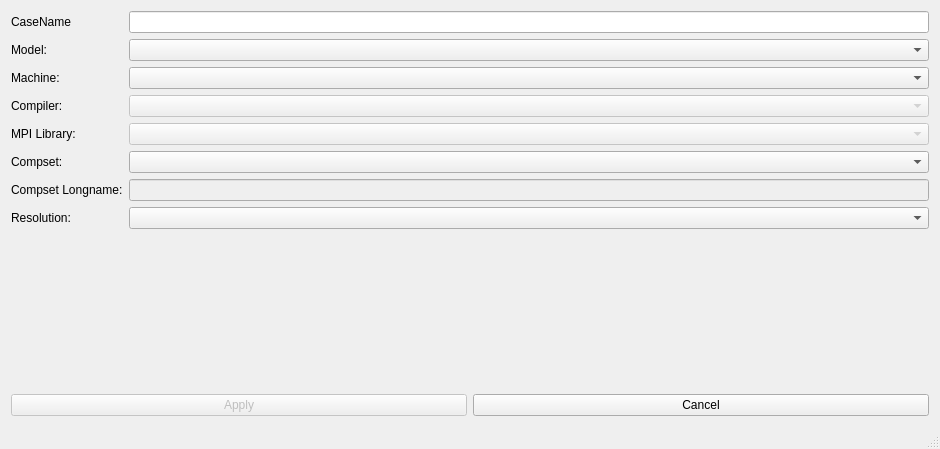
<?xml version="1.0" encoding="UTF-8"?>
<ui version="4.0">
 <class>CreateNewcase</class>
 <widget class="QMainWindow" name="CreateNewcase">
  <property name="geometry">
   <rect>
    <x>0</x>
    <y>0</y>
    <width>800</width>
    <height>449</height>
   </rect>
  </property>
  <property name="windowTitle">
   <string>CESM Case Control GUI</string>
  </property>
  <widget class="QWidget" name="centralWidget">
   <layout class="QGridLayout" name="gridLayout">
    <item row="0" column="0">
     <layout class="QFormLayout" name="formLayout">
      <property name="labelAlignment">
       <set>Qt::AlignLeading|Qt::AlignLeft|Qt::AlignVCenter</set>
      </property>
      <property name="formAlignment">
       <set>Qt::AlignLeading|Qt::AlignLeft|Qt::AlignTop</set>
      </property>
      <item row="0" column="0">
       <widget class="QLabel" name="label_8">
        <property name="text">
         <string>CaseName</string>
        </property>
       </widget>
      </item>
      <item row="0" column="1">
       <widget class="QLineEdit" name="CaseNameInput"/>
      </item>
      <item row="1" column="0">
       <widget class="QLabel" name="label_7">
        <property name="autoFillBackground">
         <bool>false</bool>
        </property>
        <property name="text">
         <string>Model:</string>
        </property>
       </widget>
      </item>
      <item row="1" column="1">
       <widget class="QComboBox" name="ModelList"/>
      </item>
      <item row="2" column="0">
       <widget class="QLabel" name="label">
        <property name="text">
         <string>Machine:</string>
        </property>
       </widget>
      </item>
      <item row="2" column="1">
       <widget class="QComboBox" name="MachineList">
        <property name="editable">
         <bool>false</bool>
        </property>
        <property name="frame">
         <bool>true</bool>
        </property>
       </widget>
      </item>
      <item row="3" column="0">
       <widget class="QLabel" name="label_2">
        <property name="text">
         <string>Compiler:</string>
        </property>
       </widget>
      </item>
      <item row="3" column="1">
       <widget class="QComboBox" name="CompilerList">
        <property name="enabled">
         <bool>false</bool>
        </property>
       </widget>
      </item>
      <item row="4" column="0">
       <widget class="QLabel" name="label_3">
        <property name="text">
         <string>MPI Library:</string>
        </property>
       </widget>
      </item>
      <item row="4" column="1">
       <widget class="QComboBox" name="MPILIBList">
        <property name="enabled">
         <bool>false</bool>
        </property>
       </widget>
      </item>
      <item row="5" column="0">
       <widget class="QLabel" name="label_4">
        <property name="text">
         <string>Compset:</string>
        </property>
       </widget>
      </item>
      <item row="5" column="1">
       <widget class="QComboBox" name="CompsetList">
        <property name="minimumSize">
         <size>
          <width>0</width>
          <height>0</height>
         </size>
        </property>
       </widget>
      </item>
      <item row="6" column="0">
       <widget class="QLabel" name="label_5">
        <property name="text">
         <string>Compset Longname:</string>
        </property>
       </widget>
      </item>
      <item row="6" column="1">
       <widget class="QLineEdit" name="CompsetLongName">
        <property name="enabled">
         <bool>false</bool>
        </property>
        <property name="minimumSize">
         <size>
          <width>800</width>
          <height>0</height>
         </size>
        </property>
       </widget>
      </item>
      <item row="7" column="0">
       <widget class="QLabel" name="label_6">
        <property name="text">
         <string>Resolution:</string>
        </property>
       </widget>
      </item>
      <item row="7" column="1">
       <widget class="QComboBox" name="ResList">
        <property name="sizeAdjustPolicy">
         <enum>QComboBox::AdjustToContents</enum>
        </property>
       </widget>
      </item>
     </layout>
    </item>
    <item row="1" column="0">
     <layout class="QHBoxLayout" name="horizontalLayout_3">
      <item>
       <widget class="QPushButton" name="ApplyCreateNewcase">
        <property name="enabled">
         <bool>false</bool>
        </property>
        <property name="text">
         <string>Apply</string>
        </property>
        <property name="checkable">
         <bool>false</bool>
        </property>
       </widget>
      </item>
      <item>
       <widget class="QPushButton" name="CancelCreateNewcase">
        <property name="text">
         <string>Cancel</string>
        </property>
       </widget>
      </item>
     </layout>
    </item>
   </layout>
  </widget>
  <widget class="QMenuBar" name="menuBar">
   <property name="geometry">
    <rect>
     <x>0</x>
     <y>0</y>
     <width>800</width>
     <height>22</height>
    </rect>
   </property>
  </widget>
  <widget class="QStatusBar" name="statusBar"/>
  <action name="actionCreate">
   <property name="text">
    <string>Create</string>
   </property>
  </action>
  <action name="actionOpen">
   <property name="text">
    <string>Open</string>
   </property>
  </action>
  <action name="actionClone">
   <property name="text">
    <string>Clone</string>
   </property>
  </action>
  <action name="actionGet_Help">
   <property name="text">
    <string>Get Help</string>
   </property>
  </action>
 </widget>
 <layoutdefault spacing="6" margin="11"/>
 <resources/>
 <connections>
  <connection>
   <sender>MachineList</sender>
   <signal>currentIndexChanged(QString)</signal>
   <receiver>MachineList</receiver>
   <slot>update()</slot>
   <hints>
    <hint type="sourcelabel">
     <x>150</x>
     <y>57</y>
    </hint>
    <hint type="destinationlabel">
     <x>150</x>
     <y>57</y>
    </hint>
   </hints>
  </connection>
 </connections>
</ui>
